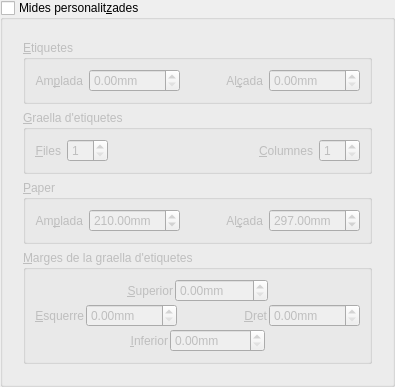
        <widget class="QGroupBox" name="midaPersonalitzada">
         <property name="enabled">
          <bool>true</bool>
         </property>
         <property name="title">
          <string>Mides personalit&amp;zades</string>
         </property>
         <property name="flat">
          <bool>false</bool>
         </property>
         <property name="checkable">
          <bool>true</bool>
         </property>
         <property name="checked">
          <bool>false</bool>
         </property>
         <layout class="QVBoxLayout" name="verticalLayout_7">
          <item>
           <widget class="QFrame" name="frameMidaPersonalitzada">
            <property name="enabled">
             <bool>false</bool>
            </property>
            <property name="frameShape">
             <enum>QFrame::NoFrame</enum>
            </property>
            <property name="frameShadow">
             <enum>QFrame::Sunken</enum>
            </property>
            <property name="lineWidth">
             <number>0</number>
            </property>
            <layout class="QVBoxLayout" name="verticalLayout_3">
             <item>
              <layout class="QVBoxLayout" name="verticalLayout_2">
               <property name="sizeConstraint">
                <enum>QLayout::SetFixedSize</enum>
               </property>
               <item>
                <widget class="QGroupBox" name="groupBox_4">
                 <property name="title">
                  <string>&amp;Etiquetes</string>
                 </property>
                 <layout class="QVBoxLayout" name="verticalLayout_4">
                  <item>
                   <layout class="QHBoxLayout" name="horizontalLayout_6">
                    <item>
                     <widget class="QLabel" name="label_4">
                      <property name="text">
                       <string>Am&amp;plada</string>
                      </property>
                      <property name="alignment">
                       <set>Qt::AlignRight|Qt::AlignTrailing|Qt::AlignVCenter</set>
                      </property>
                      <property name="buddy">
                       <cstring>ample</cstring>
                      </property>
                     </widget>
                    </item>
                    <item>
                     <widget class="QDoubleSpinBox" name="ample">
                      <property name="sizePolicy">
                       <sizepolicy hsizetype="Expanding" vsizetype="Fixed">
                        <horstretch>0</horstretch>
                        <verstretch>0</verstretch>
                       </sizepolicy>
                      </property>
                      <property name="suffix">
                       <string>mm</string>
                      </property>
                      <property name="maximum">
                       <double>9999.000000000000000</double>
                      </property>
                     </widget>
                    </item>
                    <item>
                     <spacer name="horizontalSpacer_8">
                      <property name="orientation">
                       <enum>Qt::Horizontal</enum>
                      </property>
                      <property name="sizeHint" stdset="0">
                       <size>
                        <width>40</width>
                        <height>20</height>
                       </size>
                      </property>
                     </spacer>
                    </item>
                    <item>
                     <widget class="QLabel" name="label_7">
                      <property name="text">
                       <string>Al&amp;çada</string>
                      </property>
                      <property name="alignment">
                       <set>Qt::AlignRight|Qt::AlignTrailing|Qt::AlignVCenter</set>
                      </property>
                      <property name="buddy">
                       <cstring>alt</cstring>
                      </property>
                     </widget>
                    </item>
                    <item>
                     <widget class="QDoubleSpinBox" name="alt">
                      <property name="sizePolicy">
                       <sizepolicy hsizetype="Expanding" vsizetype="Fixed">
                        <horstretch>0</horstretch>
                        <verstretch>0</verstretch>
                       </sizepolicy>
                      </property>
                      <property name="suffix">
                       <string>mm</string>
                      </property>
                      <property name="maximum">
                       <double>9999.000000000000000</double>
                      </property>
                     </widget>
                    </item>
                   </layout>
                  </item>
                 </layout>
                </widget>
               </item>
               <item>
                <widget class="QGroupBox" name="groupBox_3">
                 <property name="title">
                  <string>&amp;Graella d'etiquetes</string>
                 </property>
                 <layout class="QVBoxLayout" name="verticalLayout_6">
                  <item>
                   <layout class="QHBoxLayout" name="horizontalLayout_5">
                    <item>
                     <widget class="QLabel" name="label_29">
                      <property name="text">
                       <string>&amp;Files</string>
                      </property>
                      <property name="alignment">
                       <set>Qt::AlignRight|Qt::AlignTrailing|Qt::AlignVCenter</set>
                      </property>
                      <property name="buddy">
                       <cstring>numfiles</cstring>
                      </property>
                     </widget>
                    </item>
                    <item>
                     <widget class="QSpinBox" name="numfiles">
                      <property name="minimum">
                       <number>1</number>
                      </property>
                     </widget>
                    </item>
                    <item>
                     <spacer name="horizontalSpacer_9">
                      <property name="orientation">
                       <enum>Qt::Horizontal</enum>
                      </property>
                      <property name="sizeHint" stdset="0">
                       <size>
                        <width>40</width>
                        <height>20</height>
                       </size>
                      </property>
                     </spacer>
                    </item>
                    <item>
                     <widget class="QLabel" name="label_30">
                      <property name="text">
                       <string>&amp;Columnes</string>
                      </property>
                      <property name="alignment">
                       <set>Qt::AlignRight|Qt::AlignTrailing|Qt::AlignVCenter</set>
                      </property>
                      <property name="buddy">
                       <cstring>numcols</cstring>
                      </property>
                     </widget>
                    </item>
                    <item>
                     <widget class="QSpinBox" name="numcols">
                      <property name="minimum">
                       <number>1</number>
                      </property>
                     </widget>
                    </item>
                   </layout>
                  </item>
                 </layout>
                </widget>
               </item>
               <item>
                <widget class="QGroupBox" name="groupBox_5">
                 <property name="title">
                  <string>&amp;Paper</string>
                 </property>
                 <layout class="QVBoxLayout" name="verticalLayout_5">
                  <item>
                   <layout class="QHBoxLayout" name="horizontalLayout_7">
                    <item>
                     <widget class="QLabel" name="label_31">
                      <property name="text">
                       <string>Am&amp;plada</string>
                      </property>
                      <property name="alignment">
                       <set>Qt::AlignRight|Qt::AlignTrailing|Qt::AlignVCenter</set>
                      </property>
                      <property name="buddy">
                       <cstring>amplePaper</cstring>
                      </property>
                     </widget>
                    </item>
                    <item>
                     <widget class="QDoubleSpinBox" name="amplePaper">
                      <property name="sizePolicy">
                       <sizepolicy hsizetype="Expanding" vsizetype="Fixed">
                        <horstretch>0</horstretch>
                        <verstretch>0</verstretch>
                       </sizepolicy>
                      </property>
                      <property name="suffix">
                       <string>mm</string>
                      </property>
                      <property name="maximum">
                       <double>9999.989999999999782</double>
                      </property>
                      <property name="value">
                       <double>210.000000000000000</double>
                      </property>
                     </widget>
                    </item>
                    <item>
                     <spacer name="horizontalSpacer_7">
                      <property name="orientation">
                       <enum>Qt::Horizontal</enum>
                      </property>
                      <property name="sizeHint" stdset="0">
                       <size>
                        <width>40</width>
                        <height>20</height>
                       </size>
                      </property>
                     </spacer>
                    </item>
                    <item>
                     <widget class="QLabel" name="label_28">
                      <property name="text">
                       <string>Al&amp;çada</string>
                      </property>
                      <property name="alignment">
                       <set>Qt::AlignRight|Qt::AlignTrailing|Qt::AlignVCenter</set>
                      </property>
                      <property name="buddy">
                       <cstring>altPaper</cstring>
                      </property>
                     </widget>
                    </item>
                    <item>
                     <widget class="QDoubleSpinBox" name="altPaper">
                      <property name="sizePolicy">
                       <sizepolicy hsizetype="Expanding" vsizetype="Fixed">
                        <horstretch>0</horstretch>
                        <verstretch>0</verstretch>
                       </sizepolicy>
                      </property>
                      <property name="suffix">
                       <string>mm</string>
                      </property>
                      <property name="maximum">
                       <double>9999.000000000000000</double>
                      </property>
                      <property name="value">
                       <double>297.000000000000000</double>
                      </property>
                     </widget>
                    </item>
                   </layout>
                  </item>
                 </layout>
                </widget>
               </item>
               <item>
                <widget class="QGroupBox" name="groupBox_2">
                 <property name="sizePolicy">
                  <sizepolicy hsizetype="Preferred" vsizetype="Preferred">
                   <horstretch>0</horstretch>
                   <verstretch>0</verstretch>
                  </sizepolicy>
                 </property>
                 <property name="title">
                  <string>&amp;Marges de la graella d'etiquetes</string>
                 </property>
                 <layout class="QHBoxLayout" name="horizontalLayout_8">
                  <item>
                   <layout class="QVBoxLayout" name="verticalLayout">
                    <property name="spacing">
                     <number>2</number>
                    </property>
                    <item>
                     <layout class="QHBoxLayout" name="horizontalLayout">
                      <item>
                       <spacer name="horizontalSpacer">
                        <property name="orientation">
                         <enum>Qt::Horizontal</enum>
                        </property>
                        <property name="sizeHint" stdset="0">
                         <size>
                          <width>40</width>
                          <height>20</height>
                         </size>
                        </property>
                       </spacer>
                      </item>
                      <item>
                       <widget class="QLabel" name="label_5">
                        <property name="text">
                         <string>&amp;Superior</string>
                        </property>
                        <property name="alignment">
                         <set>Qt::AlignRight|Qt::AlignTrailing|Qt::AlignVCenter</set>
                        </property>
                        <property name="buddy">
                         <cstring>margeSuperior</cstring>
                        </property>
                       </widget>
                      </item>
                      <item>
                       <widget class="QDoubleSpinBox" name="margeSuperior">
                        <property name="sizePolicy">
                         <sizepolicy hsizetype="Expanding" vsizetype="Fixed">
                          <horstretch>0</horstretch>
                          <verstretch>0</verstretch>
                         </sizepolicy>
                        </property>
                        <property name="suffix">
                         <string>mm</string>
                        </property>
                        <property name="maximum">
                         <double>9999.989999999999782</double>
                        </property>
                       </widget>
                      </item>
                      <item>
                       <spacer name="horizontalSpacer_2">
                        <property name="orientation">
                         <enum>Qt::Horizontal</enum>
                        </property>
                        <property name="sizeHint" stdset="0">
                         <size>
                          <width>40</width>
                          <height>20</height>
                         </size>
                        </property>
                       </spacer>
                      </item>
                     </layout>
                    </item>
                    <item>
                     <layout class="QHBoxLayout" name="horizontalLayout_2">
                      <item>
                       <widget class="QLabel" name="label_8">
                        <property name="sizePolicy">
                         <sizepolicy hsizetype="Minimum" vsizetype="Preferred">
                          <horstretch>0</horstretch>
                          <verstretch>0</verstretch>
                         </sizepolicy>
                        </property>
                        <property name="text">
                         <string>&amp;Esquerre</string>
                        </property>
                        <property name="alignment">
                         <set>Qt::AlignRight|Qt::AlignTrailing|Qt::AlignVCenter</set>
                        </property>
                        <property name="buddy">
                         <cstring>margeEsquerre</cstring>
                        </property>
                       </widget>
                      </item>
                      <item>
                       <widget class="QDoubleSpinBox" name="margeEsquerre">
                        <property name="sizePolicy">
                         <sizepolicy hsizetype="Expanding" vsizetype="Fixed">
                          <horstretch>0</horstretch>
                          <verstretch>0</verstretch>
                         </sizepolicy>
                        </property>
                        <property name="suffix">
                         <string>mm</string>
                        </property>
                        <property name="maximum">
                         <double>9999.989999999999782</double>
                        </property>
                       </widget>
                      </item>
                      <item>
                       <spacer name="horizontalSpacer_12">
                        <property name="orientation">
                         <enum>Qt::Horizontal</enum>
                        </property>
                        <property name="sizeHint" stdset="0">
                         <size>
                          <width>40</width>
                          <height>20</height>
                         </size>
                        </property>
                       </spacer>
                      </item>
                      <item>
                       <widget class="QLabel" name="label_9">
                        <property name="sizePolicy">
                         <sizepolicy hsizetype="Minimum" vsizetype="Preferred">
                          <horstretch>0</horstretch>
                          <verstretch>0</verstretch>
                         </sizepolicy>
                        </property>
                        <property name="text">
                         <string>&amp;Dret</string>
                        </property>
                        <property name="alignment">
                         <set>Qt::AlignRight|Qt::AlignTrailing|Qt::AlignVCenter</set>
                        </property>
                        <property name="buddy">
                         <cstring>margeDret</cstring>
                        </property>
                       </widget>
                      </item>
                      <item>
                       <widget class="QDoubleSpinBox" name="margeDret">
                        <property name="sizePolicy">
                         <sizepolicy hsizetype="Expanding" vsizetype="Fixed">
                          <horstretch>0</horstretch>
                          <verstretch>0</verstretch>
                         </sizepolicy>
                        </property>
                        <property name="suffix">
                         <string>mm</string>
                        </property>
                        <property name="maximum">
                         <double>9999.989999999999782</double>
                        </property>
                       </widget>
                      </item>
                     </layout>
                    </item>
                    <item>
                     <layout class="QHBoxLayout" name="horizontalLayout_3">
                      <item>
                       <spacer name="horizontalSpacer_3">
                        <property name="orientation">
                         <enum>Qt::Horizontal</enum>
                        </property>
                        <property name="sizeHint" stdset="0">
                         <size>
                          <width>40</width>
                          <height>20</height>
                         </size>
                        </property>
                       </spacer>
                      </item>
                      <item>
                       <widget class="QLabel" name="label_6">
                        <property name="text">
                         <string>&amp;Inferior</string>
                        </property>
                        <property name="alignment">
                         <set>Qt::AlignRight|Qt::AlignTrailing|Qt::AlignVCenter</set>
                        </property>
                        <property name="buddy">
                         <cstring>margeInferior</cstring>
                        </property>
                       </widget>
                      </item>
                      <item>
                       <widget class="QDoubleSpinBox" name="margeInferior">
                        <property name="sizePolicy">
                         <sizepolicy hsizetype="Expanding" vsizetype="Fixed">
                          <horstretch>0</horstretch>
                          <verstretch>0</verstretch>
                         </sizepolicy>
                        </property>
                        <property name="suffix">
                         <string>mm</string>
                        </property>
                        <property name="maximum">
                         <double>9999.989999999999782</double>
                        </property>
                       </widget>
                      </item>
                      <item>
                       <spacer name="horizontalSpacer_4">
                        <property name="orientation">
                         <enum>Qt::Horizontal</enum>
                        </property>
                        <property name="sizeHint" stdset="0">
                         <size>
                          <width>40</width>
                          <height>20</height>
                         </size>
                        </property>
                       </spacer>
                      </item>
                     </layout>
                    </item>
                   </layout>
                  </item>
                 </layout>
                </widget>
               </item>
              </layout>
             </item>
            </layout>
           </widget>
          </item>
         </layout>
        </widget>
